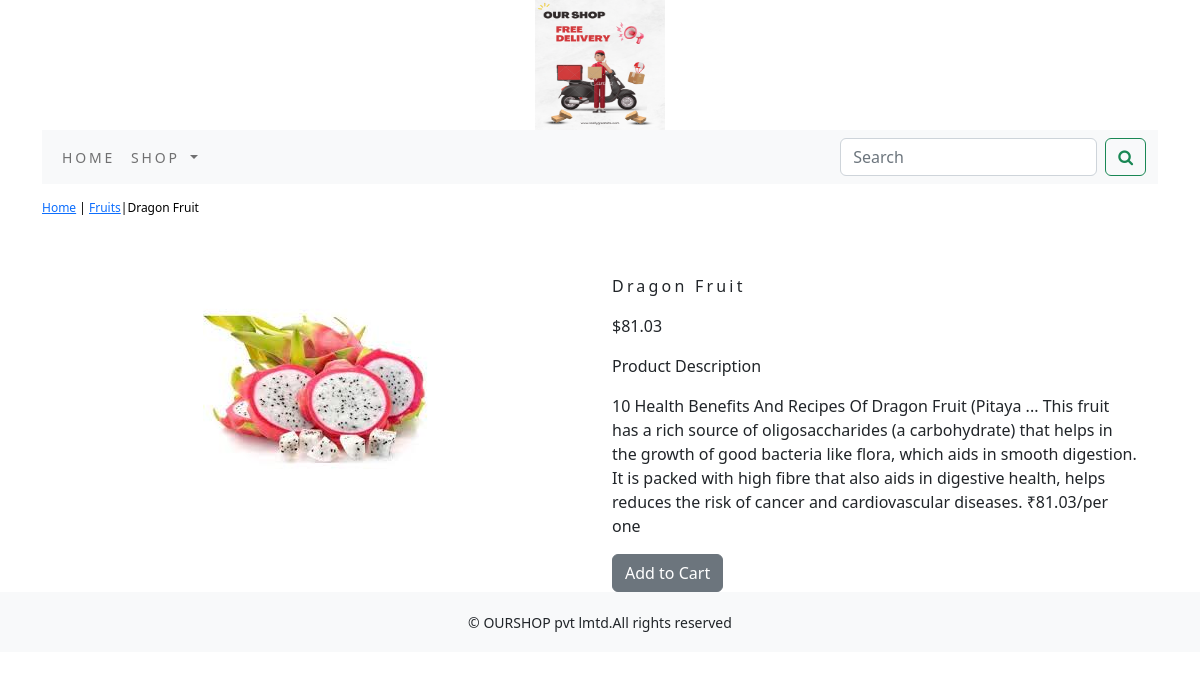
Page /shop/fruits/dragon-fruit/ on the committed database.
### shop/models.py (models this page shows, shortened)
class Product(models.Model):
    name=models.CharField(max_length=250,unique=True)
    slug=models.SlugField(max_length=250,unique=True)
    description=models.TextField(blank=True)
    price=models.DecimalField(max_digits=10,decimal_places=2)
    category=models.ForeignKey(Category,on_delete=models.CASCADE)
    image = models.ImageField(upload_to='product', blank=True)
    stock=models.IntegerField()
    available=models.BooleanField(default=True)
    created=models.DateTimeField(auto_now_add=True)
    updated=models.DateTimeField(auto_now=True)
    class Meta:
        ordering = ('name',)
        verbose_name = 'product'
        verbose_name_plural = 'products'

class Category(models.Model):
    name=models.CharField(max_length=250,unique=True)
    slug=models.SlugField(max_length=250,unique=True)
    description=models.TextField(blank=True)
    image=models.ImageField(upload_to='category',blank=True)
    class Meta:
        ordering=('name',)
        verbose_name='category'
        verbose_name_plural='categories'
    def get_url(self):
            return reverse('shop:products_by_category',args=[self.slug])
    def __str__(self):
        return '{}'.format(self.name)

### shop/views.py (the view)
# urls.py: path('<slug:c_slug>/<slug:product_slug>/',views.proDetail,name='prodCatdetail')
def proDetail(request,c_slug,product_slug):
    try:
        product=Product.objects.get(category__slug=c_slug,slug=product_slug)
    except Exception as e:
        raise e
    return render(request,'product.html',{'product':product})

### cart/context_processors.py (called while the page is built)
def counter(request):
    item_count=0
    if 'admin' in request.path:
        return  {}
    else:
        try:
            cart=Cart.objects.filter(cart_id=_cart_id(request))
            car_items=CartItem.objects.all().filter(cart=cart[:1])
            for cart_item in car_items:
                item_count += cart_item.quantity
        except Cart.DoesNotExist:
            item_count=0
    return dict(item_count=item_count)

### cart/views.py (called while the page is built)
def _cart_id(request):
    cart=request.session.session_key
    if not cart:
        cart=request.session.create()
    return cart

### shop/context_processors.py (called while the page is built)
def menu_links(request):
    links=Category.objects.all()
    return dict(links=links)

### template/product.html (shortened to what this page needs)
{% extends 'base.html' %}
{% load static %}
{% block content %}
<div class="row my_prod_row_class">
    <div class="mx_auto">
        <p><a href="{% url 'shop:allProdCat' %}">Home</a> | <a href="{{product.category.get_url}}">{{product.category}}</a>|{{product.name}}</p>
    </div>
</div>
<br>
<div class="row">
    <div class="col-12 col-sm-12 col-md-12 col-lg-6 text-center">
        <div style="min-width:18rem;">
            <img src="{{product.image.url}}" alt="{{product.name}}">
        </div>
</div>
        <div class="col-12 col-sm-12 col-md-12 col-lg-6">
            <div>
            <h1 class="my_prod_title">{{product.name}}</h1>
            <p>${{product.price}}</p>
            <p class="my_title">Product Description</p>
            <p class="text-justify my_prod_text">{{product.description}}</p>
            {% if product.stock <= 0 %}
            <p class="text-justify my_prod_text"><b>Out of stock</b></p>
            {% else %}
            <a class="btn btn-secondary" href="{% url 'cart:add_cart' product.id %}">Add to Cart</a>
            {% endif %}
        </div>
    </div>
</div>
{% endblock %}

### static/css/custom.css (style rules this page uses)
body { font-family: 'Acme', sans-serif; }
.my_prod_row_class { padding-top:15px; padding-bottom:20px; }
.my_prod_row_class .mx_auto { color:#000; font-size:12px; text-decoration:none; }
.my_prod_title { font-size:16px; text_transform:uppercase; letter-spacing:.2em; padding-top=15px; padding-bottom:10px; }
.my_prod_text { padding-right:20px; }

### rows in the picture
Product: category "Fruits", name "Dragon Fruit", image (picture), price "81.03", description "10 Health Benefits And Recipes Of Dragon Fruit (Pitaya ... This fruit has a rich source of oligosaccharides (a carbohydrate) that helps in the growth of good bacteria like flora, which aids in smooth digestion. It is packed with high fibre that also aids in digestive health, helps reduces the risk of cancer and cardiovascular diseases. ₹81.03/per one"
